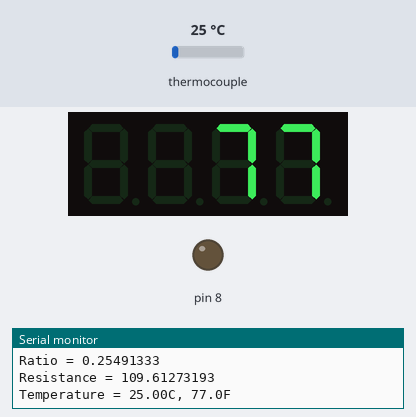
A sketch run on a simulated Arduino Uno, built with avr-gcc and run on an emulated ATmega328P. Shown: 4-digit seven-segment display, output pins drawn as LEDs (lit = HIGH), the last lines printed to the serial monitor. Inputs (shaded band) come from the test bench; at power-on: thermocouple 25 °C.

Above: at 1.2 s.
1.3 s: thermocouple set to 6 °C
At 2.7 s:
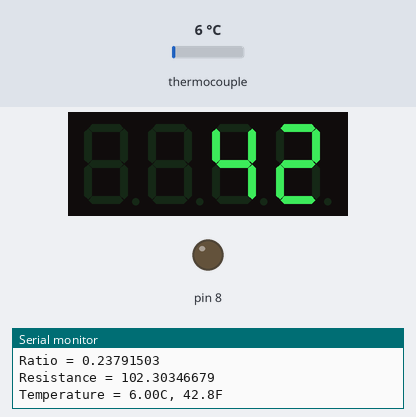
3.6 s: thermocouple set to 75 °C
At 5.3 s:
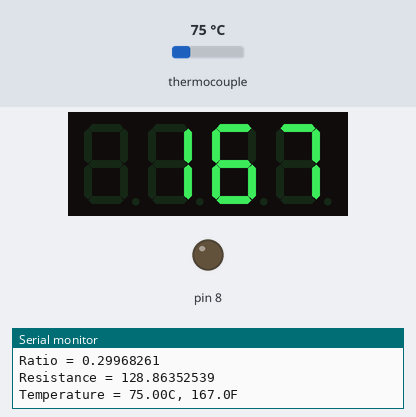
5.6 s: thermocouple set to 150 °C
At 7.5 s:
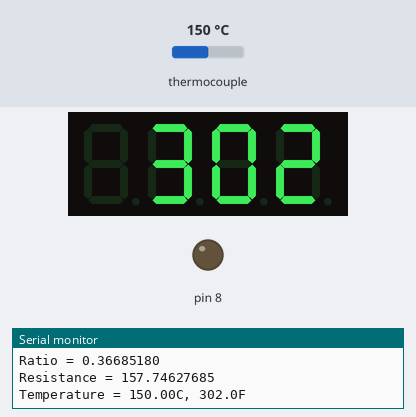
Timing chart, 0 to 9.0 s (numbered marks = the images above; inputs shaded):
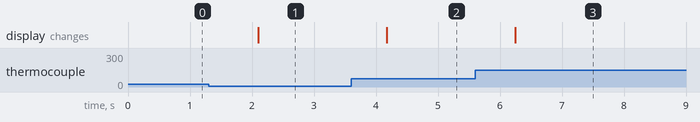

The sketch:

thermostat.ino
```cpp
/*

*/

// keep these as float values
#define tmpMin 140.0  // min safe temp for storing hot water
#define tmpMax 175.0  // boiler outputs at 180F.  Keep this slightly lower

// using variables because why not
const int relay1 = 8;  //the lefthand relay is attached to pin 8
const int relay2 = 9;  //the righthand relay is attached to pin 9

#include <Adafruit_MAX31865.h>  // lib for the temp probe
#define RREF 430.0  // The value of the Rref resistor. Use 430.0!
Adafruit_MAX31865 max = Adafruit_MAX31865(10, 11, 12, 13);  // Use software SPI: CS, DI, DO, CLK
//Adafruit_MAX31865 max = Adafruit_MAX31865(10);  // use hardware SPI, just pass in the CS pin

#include <Adafruit_LEDBackpack.h>  // Adafruit_LED_Backpack
#define DISPLAY_ADDRESS 0x70  // I2C address of the display
Adafruit_7segment Display = Adafruit_7segment();  // Create display and DS1307 objects


void setup() {  // this is run once at startup
  RelayControl(relay1,0);  // turn the relay off by default
  Serial.begin(9600);  // use the USB interface as the serial console
  max.begin(MAX31865_3WIRE);  // the PT100 has 3 wires

  Display.begin(DISPLAY_ADDRESS);  // Setup the display.
  Display.setBrightness(0); // (0-15) Dim
}


void loop() {  // this is run continuously after setup() is complete
  float tempF = ReadTempF();

  if (tempF < tmpMin) {  // too cold!
    RelayControl(relay1,1);  // turn the relay on
    Display.setBrightness(15);  // (0-15) bright
  } else if (tempF >tmpMax) {  // too hot!
    RelayControl(relay1,0);  // turn the relay off
    Display.setBrightness(0);  // (0-15) dim
  }

  //int tempFfrac = (tempF-int(tempF)) * 10;
  //Display.printFloat(int(tempF), tempFfrac);  // this call doesnt work for some reason
  Display.print (int(tempF), DEC);  // print the temp
  Display.writeDisplay();  // Now push out to the display the new values that were set above.

  delay(1000);  // in msec
}

float ReadTempF () {
  // this will read the temp and return the value in F
  uint16_t rtd = max.readRTD();

  Serial.print("RTD value: "); Serial.println(rtd);
  float ratio = rtd;
  ratio /= 32768;  // what???
  Serial.print("Ratio = "); Serial.println(ratio,8);  // print this to 8 decmal places
  Serial.print("Resistance = "); Serial.println(RREF*ratio,8);

  float tempC = max.temperature(100, RREF); // 100 ohms = 0C
  float tempF = (tempC * 1.80) + 32.00;  //convert Celsius to Fahrenheit; avoiding this: (float(9)/float(5))
  Serial.print("Temperature = "); Serial.print(tempC); Serial.print("C, "); Serial.print(tempF,1); Serial.println("F");

  // Check and print any faults
  uint8_t fault = max.readFault();
  if (fault) {
    Serial.print("Fault 0x"); Serial.println(fault, HEX);
    if (fault & MAX31865_FAULT_HIGHTHRESH) {
      Serial.println("RTD High Threshold");
    }
    if (fault & MAX31865_FAULT_LOWTHRESH) {
      Serial.println("RTD Low Threshold");
    }
    if (fault & MAX31865_FAULT_REFINLOW) {
      Serial.println("REFIN- > 0.85 x Bias");
    }
    if (fault & MAX31865_FAULT_REFINHIGH) {
      Serial.println("REFIN- < 0.85 x Bias - FORCE- open");
    }
    if (fault & MAX31865_FAULT_RTDINLOW) {
      Serial.println("RTDIN- < 0.85 x Bias - FORCE- open");
    }
    if (fault & MAX31865_FAULT_OVUV) {
      Serial.println("Under/Over voltage");
    }
    max.clearFault();
  }
  Serial.println();

  return (tempF);
}


void RelayControl (int PinNo, int State) {
  // this is to control the Sainsmart 5v relay module.  The module is connected to power and the
  // control pin is connected to ground to engage the relay.  A led will light up as well
  // https://www.sainsmart.com/products/2-channel-5v-relay-module
  //
  // PinNo = the pin number to use
  // State = [0|1]; 0 = off; 1 = on
  switch (State) {
    case 0:
      // disconnect the pin
      pinMode(PinNo, INPUT);
      break;
    case 1:
      // connect the pin to ground
      pinMode(PinNo, OUTPUT);
      digitalWrite(PinNo, LOW);
      break;
    default:
      //do nothing
      break;
  }
}
```

Measured:
- after the input at 1.3 s, the display: changes after 0.80 s (image 1)
- after the input at 3.6 s, the display: changes after 0.57 s (image 2)
- after the input at 5.6 s, the display: changes after 0.65 s (image 3)
